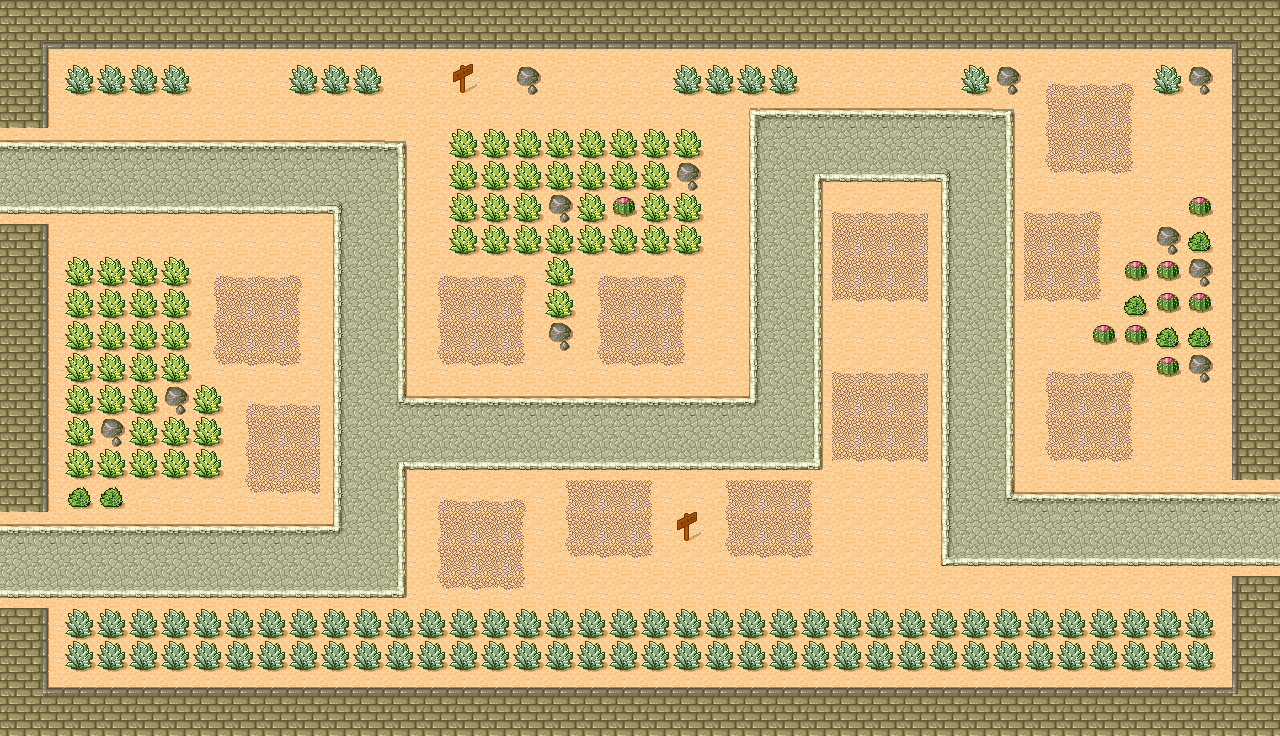

This game map was drawn from its Tiled (.tmx) file and the tilesets committed beside it. A one-line description and the trimmed map source follow:
An orthogonal 40x23 tile map with 32x32 px tiles, 1 tile layer (Tile Layer 1), 1 hidden layer not drawn, 2 tilesets and 25 objects (SpawnPoint, move1, move2, move3, move4, ...).

<map version="1.2" tiledversion="1.2.4" orientation="orthogonal" renderorder="right-down" width="40" height="23" tilewidth="32" tileheight="32" infinite="0" nextlayerid="10" nextobjectid="34">
 <tileset firstgid="1" source="tmw_desert_spacing.tsx" />
 <tileset firstgid="49" source="Meta.tsx" />
 <layer id="6" name="Tile Layer 1" width="40" height="23">
  <data>[920 cells, 920 non-empty, 38 distinct tile ids]</data>
 </layer>
 <layer id="7" name="Meta" width="40" height="23" visible="0">
  <data>[920 cells, 59 non-empty, 1 distinct tile ids]</data>
 </layer>
 <objectgroup id="2" name="Objects">
  <object id="1" name="SpawnPoint" x="-38" y="177.333" />
  <object id="10" name="move1" x="367.333" y="176" />
  <object id="11" name="move2" x="372.667" y="433.333" />
  <object id="12" name="move3" x="784" y="428" />
  <object id="13" name="move4" x="787.333" y="140.667" />
  <object id="14" name="move5" x="978.667" y="140.667" />
  <object id="15" name="move6" x="982.667" y="530.667" />
  <object id="16" name="move7" x="1361.33" y="535.333" />
  <object id="17" name="TowerMenu" x="650" y="668" />
  <object id="18" x="90" y="1206" />
  <object id="19" name="SpawnPoint2" x="-42.6667" y="596" />
  <object id="20" name="tower1" x="269" y="321.333">
   <ellipse />
  </object>
  <object id="21" name="tower2" x="298.667" y="449.333">
   <ellipse />
  </object>
  <object id="22" name="tower3" x="481.333" y="332">
   <ellipse />
  </object>
  <object id="23" name="tower4" x="642.667" y="333.333">
   <ellipse />
  </object>
  <object id="24" name="tower5" x="478.667" y="528">
   <ellipse />
  </object>
  <object id="25" name="tower6" x="606.667" y="508">
   <ellipse />
  </object>
  <object id="26" name="tower7" x="766.667" y="504">
   <ellipse />
  </object>
  <object id="27" name="tower8" x="877.333" y="250.667">
   <ellipse />
  </object>
  <object id="28" name="tower9" x="878.667" y="405.333">
   <ellipse />
  </object>
  <object id="29" name="tower10" x="1085.33" y="124">
   <ellipse />
  </object>
  <object id="30" name="tower11" x="1056" y="257.333">
   <ellipse />
  </object>
  <object id="31" name="tower12" x="1081.33" y="413.333">
   <ellipse />
  </object>
  <object id="32" x="1093.33" y="860">
   <ellipse />
  </object>
  <object id="33" x="684" y="802.667">
   <ellipse />
  </object>
 </objectgroup>
</map>
